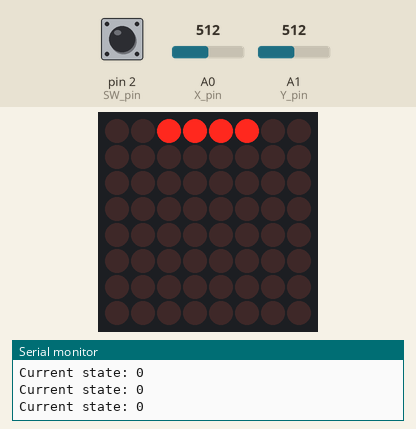
Recording of a sketch running on a simulated Arduino Uno, built with avr-gcc and run on an emulated ATmega328P. Parts: 8×8 LED matrix, the last lines printed to the serial monitor. The test bench sets the inputs (shaded band); at power-on: pin 2 (SW_pin) HIGH, A0 (X_pin) = 512, A1 (Y_pin) = 512. Random numbers use the default seed unless the sketch sets one.

Above: at 1.27 s.
1.3 s: pin 2 (SW_pin) pulled LOW for 0.15 s
At 2.7 s:
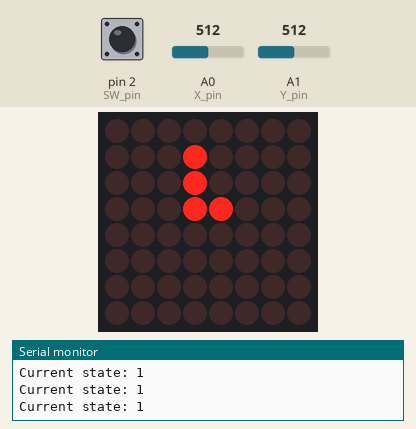
4.4 s: A0 (X_pin) set to 880
7.4 s: A0 (X_pin) set to 910
At 8.4 s:
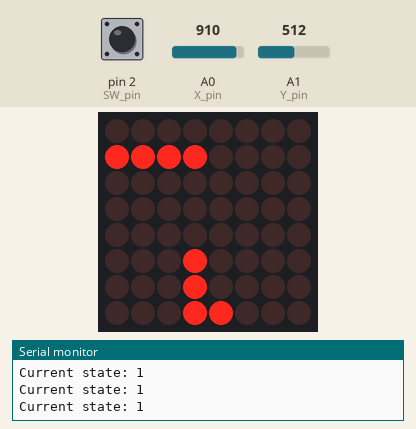
10.4 s: pin 2 (SW_pin) pulled LOW for 1 s
At 12.5 s:
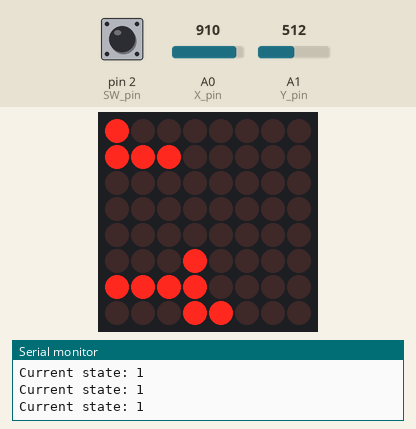
12.9 s: pin 2 (SW_pin) pulled LOW for 0.15 s
At 15.0 s:
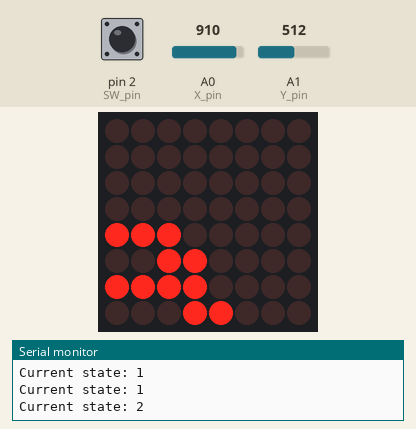
15.8 s: pin 2 (SW_pin) pulled LOW for 3.2 s
At 20.5 s:
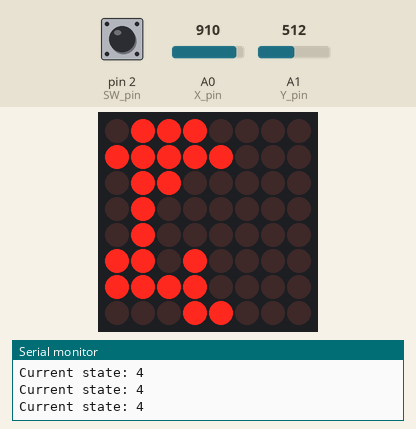

The sketch:

Tetris.ino
```cpp
#include <LedControl.h>

// Define pins for joystick
const int SW_pin = 2; // digital pin connected to switch output
const int X_pin = 0; // analog pin connected to X output
const int Y_pin = 1; // analog pin connected to Y output

/* Now we need a LedControl to work with.
  ***** These pin numbers will probably not work with your hardware *****
  pin 12 is connected to the DataIn
  pin 11 is connected to LOAD(CS)
  pin 10 is connected to the CLK
  We have only a single MAX72XX. */
LedControl lc = LedControl(12, 10, 11, 1);

/* we always wait a bit between updates of the display */
unsigned long longDelay = 500;
unsigned long shortDelay = 100;

enum stateEnum {
  INIT, // state 0
  WAIT_FOR_DROP, // state 1
  CHECK_DROPPABLE, // state 2
  DROP, // state 3
  WAIT_FOR_DROP_AGAIN, // state 4
  CHECK_DROPPABLE_AGAIN, // state 5
  PLACE, // state 6
  PLACE_FAST, // state 7
  CLEAR_ROWS, // state 8
  GAME_OVER // state 9
};

bool switchOff;
bool next;
int x;
int y;

bool droppable;
bool placeable;
byte timer = 5; // longDelay / shortDelay (number of "cycles" per drop)
byte state;
bool restart;

int shiftCount;
int dropCount;
int rotation;
int r;
byte block[8];

byte ground[8] = {
  B00000000,
  B00000000,
  B00000000,
  B00000000,
  B00000000,
  B00000000,
  B00000000,
  B00000000
};

byte board[8] = {
  B00000000,
  B00000000,
  B00000000,
  B00000000,
  B00000000,
  B00000000,
  B00000000,
  B00000000
};

const byte tetronimos[7][4][4] = {
  // I
  {
    // rotated 0
    { B00111100, B00000000, B00000000, B00000000 },
    // rotated 90
    { B00001000, B00001000, B00001000, B00001000 },
    // rotated 180
    { B00000000, B00000000, B00111100, B00000000 },
    // rotated 270
    { B00010000, B00010000, B00010000, B00010000 }
  },

  // O
  {
    // rotated 0
    { B00011000, B00011000, B00000000, B00000000 },
    // rotated 90
    { B00011000, B00011000, B00000000, B00000000 },
    // rotated 180
    { B00011000, B00011000, B00000000, B00000000 },
    // rotated 270
    { B00011000, B00011000, B00000000, B00000000 }
  },

  // T
  {
    // rotated 0
    { B00010000, B00111000, B00000000, B00000000 },
    // rotated 90
    { B00010000, B00011000, B00010000, B00000000 },
    // rotated 180
    { B00000000, B00111000, B00010000, B00000000 },
    // rotated 270
    { B00010000, B00110000, B00010000, B00000000 }
  },

  // S
  {
    // rotated 0
    { B00011000, B00110000, B00000000, B00000000 },
    // rotated 90
    { B00010000, B00011000, B00001000, B00000000 },
    // rotated 180
    { B00000000, B00011000, B00110000, B00000000 },
    // rotated 270
    { B00100000, B00110000, B00010000, B00000000 }
  },

  // Z
  {
    // rotated 0
    { B00110000, B00011000, B00000000, B00000000 },
    // rotated 90
    { B00001000, B00011000, B00010000, B00000000 },
    // rotated 180
    { B00000000, B00110000, B00011000, B00000000 },
    // rotated 270
    { B00010000, B00110000, B00100000, B00000000 }
  },

  // J
  {
    // rotated 0
    { B00100000, B00111000, B00000000, B00000000 },
    // rotated 90
    { B00011000, B00010000, B00010000, B00000000 },
    // rotated 180
    { B00000000, B00111000, B00001000, B00000000 },
    // rotated 270
    { B00010000, B00010000, B00110000, B00000000 }
  },

  // L
  {
    // rotated 0
    { B00001000, B00111000, B00000000, B00000000 },
    // rotated 90
    { B00010000, B00010000, B00011000, B00000000 },
    // rotated 180
    { B00000000, B00111000, B00100000, B00000000 },
    // rotated 270
    { B00110000, B00010000, B00010000, B00000000 }
  }
};

void setup() {
  pinMode(SW_pin, INPUT);
  digitalWrite(SW_pin, HIGH);

  lc.shutdown(0, false); // The MAX72XX is in power-saving mode on startup, we have to do a wakeup call
  lc.setIntensity(0, 8); // Set the brightness to a medium values
  lc.clearDisplay(0); // and clear the display

  state = INIT;

  Serial.begin(9600);
}

// main loop
void loop() {
  // Various I/O operations happen here throughout the loop.
  switchOff = digitalRead(SW_pin);
  x = analogRead(X_pin);
  y = analogRead(Y_pin);

  if ((state != PLACE) && (state != CHECK_DROPPABLE_AGAIN) && (state != WAIT_FOR_DROP_AGAIN)) {
    if (x > 895) {
      shiftLeft();
    } else if (x < 128) {
      shiftRight();
    }
  }

  if (!switchOff && (state != INIT)) {
    rotate();
  }

  if (state != INIT) {
    if (y < 128) {
      state = PLACE_FAST;
    }
  }

  stateTransitionLogic();

  if (state != GAME_OVER) {
    writeBoard();
  }

  Serial.print("Current state: ");
  Serial.println(state);

  delay(shortDelay);
}

// Full FSM for the Tetris game. Includes all
// the state transition logic, inputs/outputs,
// and exit/loop conditions.
void stateTransitionLogic() {
  switch(state) {
    // State 0: Initial start-up state.
    case INIT:
      // Clear the ground & board
      for (int i = 0; i < 8; i++) {
        ground[i] = B00000000;
        board[i] = B00000000;
      }

      // Resets various conditions
      droppable = true;
      placeable = true;
      shiftCount = 0;
      dropCount = 0;
      rotation = 0;
      r = 0;

      // Choose a random tetronimo every time game cycles INIT,
      // which also makes for a nice animation :-)
      chooseRandomTetronimo();

      // Wait for button to start game
      next = !switchOff;
      if (next) {
        state = WAIT_FOR_DROP;
        Serial.print("Game start!");
      }
      break;

    // State 1: Starts the timer and checks whether enough
    // "cycles" have passed for the block to be ready to drop.
    case WAIT_FOR_DROP:
      if (timer == 0) {
        state = CHECK_DROPPABLE;
        timer = 5;
      } else {
        timer = timer - 1;
      }
      break;

    // State 2: Checks whether block can be successfully dropped
    // to the row below without interference. If not, goes through
    // another pass (just once more) to simulate delay in Tetris.
    case CHECK_DROPPABLE:
      if (block[7] != 0) {
        droppable = false;
      } else {
        for (int i = 0; i < 7; i++) {
          if ((block[i] & ground[i+1]) != 0) {
            droppable = false;
          }
        }
      }

      if (droppable) {
        state = DROP;
      } else {
        state = WAIT_FOR_DROP_AGAIN;
      }
      break;

    // State 3: Drops the block onto the row below.
    case DROP:
      drop();
      state = WAIT_FOR_DROP;
      break;

    // State 4: Same as state 1; second pass.
    case WAIT_FOR_DROP_AGAIN:
      if (timer == 0) {
        state = CHECK_DROPPABLE_AGAIN;
        timer = 5;
      } else {
        timer = timer - 1;
      }
      break;

    // State 5: Same as state 2; second pass. Proceeds
    // to place the block onto ground if obstructed still.
    case CHECK_DROPPABLE_AGAIN:
      if (block[7] != 0) {
        droppable = false;
      } else {
        for (int i = 0; i < 7; i++) {
          if ((block[i] & ground[i+1]) != 0) {
            droppable = false;
          }
        }
      }

      if (droppable) {
        state = DROP;
      } else {
        state = PLACE;
      }
      break;

    // State 6: Checks whether the block can be placed onto
    // the existing ground and placees it. If not possible,
    // game is over and transitions to GAME_OVER.
    case PLACE:
      placeable = ((ground[0] & B00111100) == 0);

      if (placeable) {
        for (int i = 0; i < 8; i++) {
          ground[i] = block[i] | ground[i];
          block[i] = B00000000;
        }
        state = CLEAR_ROWS;
      } else {
        state = GAME_OVER;
      }
      break;

    // State 7: Same as state 6, but toggles when joystick
    // is pushed down. Tries to place as far below possible.
    case PLACE_FAST:
      while (droppable) {
        if (block[7] != 0) {
          droppable = false;
        } else {
          for (int i = 0; i < 7; i++) {
            if ((block[i] & ground[i+1]) != 0) {
              droppable = false;
            }
          }
        }
        if (droppable) drop();
      }

      placeable = ((ground[0] & B00111100) == 0);

      if (placeable) {
        for (int i = 0; i < 8; i++) {
          ground[i] = block[i] | ground[i];
          block[i] = B00000000;
        }
        state = CLEAR_ROWS;
      } else {
        state = GAME_OVER;
      }
      break;

    // State 8: Occurs when a block is successfully placed in
    // the previous state cycle. Checks if any rows can be
    // cleared, and if so, "DEW IT" - Emperor Palpatine
    case CLEAR_ROWS:
      // Assume that the top-most row will never be cleared
      for (int i = 7; i > 0; i--) {
        if (ground[i] == B11111111) {
          for (int j = i; j > 0; j--) {
            ground[j] = ground[j-1];
          }
          i++;
        }
      }

      // Needs to choose another new tetronimo for the next block
      chooseRandomTetronimo();
      droppable = true;
      state = WAIT_FOR_DROP;
      break;

    // State 9: GG. Prints "GG" onto the board until new
    // game is started by pressing joystick button.
    case GAME_OVER:
      restart = !switchOff;
      if (restart) {
        state = INIT;
      } else {
        writeGG();
        Serial.print("GG");
      }
      break;
  }
}

// I/O for the 8x8 matrix LED board. Writes the current
// state of the board at every pass of the loop, with a
// small, specified delay (shortDelay).
void writeBoard() {
  for (int i = 0; i < 8; i++) {
    board[i] = (ground[i] | block[i]);
    lc.setRow(0, i, board[i]);
  }
}

// Writes "GG" onto the board when game is over.
void writeGG() {
  byte boardGG[8] = {
    B00000000,
    B11100111,
    B10000100,
    B10000100,
    B10100101,
    B10100101,
    B11100111,
    B00000000,
  };

  for (int i = 7; i >= 0; i--) {
    lc.setRow(0, i, boardGG[i]);
    delay(50);
  }
  delay(50);

  for (int i = 7; i >= 0; i--) {
    lc.setRow(0, i, boardGG[7]);
    delay(50);
  }
  delay(50);
}

// Chooses a random, default tetronimo shape.
void chooseRandomTetronimo() {
  dropCount = 0;
  shiftCount = 0;
  rotation = 0;
  r = random(0, 7);
  for (int i = 0; i < 4; i++) {
    block[i] = tetronimos[r][0][i];
  }
  for (int i = 4; i < 8; i++) {
    block[i] = B00000000;
  }
}

// Drops the tetronimo down a row.
void drop() {
  for (int i = 7; i > 0; i--) {
    block[i] = block[i-1];
  }
  block[0] = B00000000;
  dropCount++;
}

// Reverts dropping the tetronimo.
void undrop() {
  for (int i = 0; i < 7; i++) {
    block[i] = block[i+1];
  }
  block[7] = B00000000;
  dropCount--;
}

// Rotates the tetronimo 90 degrees clockwise.
void rotate() {
  // 0...90...180...270...0...
  if (rotation == 3) rotation = 0;
  else rotation++;

  // Represents cycling through the possible shapes.
  // The first dimension is set to "r", which are
  // various rotations of the given tetronimo.
  for (int i = 0; i < 4; i++) {
    block[i] = tetronimos[r][rotation][i];
  }
  for (int i = 4; i < 8; i++) {
    block[i] = B00000000;
  }

  // Choosing a new tetronimo as above always
  // resets the position, so we need to vertically
  // offset it to the right position.
  for (int i = 0; i < dropCount; i++) {
    drop();
    dropCount--;
  }

  // We apply the same offsetting procedure here,
  // except horizontally.
  if (shiftCount < 0) {
    int temp = shiftCount;
    shiftCount = 0;
    for (int i = 0; i > temp; i--) {
      shiftLeftNoGround();
    }
  } else if (shiftCount > 0) {
    int temp = shiftCount;
    shiftCount = 0;
    for (int i = 0; i < temp; i++) {
      shiftRightNoGround();
    }
  }

  /*// Then, we check if the new block position
  // conflicts with any existing ground blocks.
  // As of right now, nothing happens.
  bool possible = true;
  for (int j = 0; j < 8; j++) {
    if ((block[j] & ground[j]) != 0) {
      possible = false;
    }
  } */
}

// Shifts the tetronimo left one column, if possible.
void shiftLeft() {
  bool shiftable = true;

  for (int i = 0; i < 8; i++) {
    if ((block[i] << 1) > 255 || ((block[i] << 1) & ground[i]) != 0) {
      shiftable = false;
      break;
    }
  }
  if (shiftable) {
    for (int i = 0; i < 8; i++) {
      block[i] = block[i] << 1;
    }
    shiftCount--;
  }
}

// Shifts the tetronimo right one column, if possible.
void shiftRight() {
  bool shiftable = true;

  for (int i = 0; i < 8; i++) {
    if (((block[i] >> 1) << 1) != block[i] || ((block[i] >> 1) & ground[i]) != 0) {
      shiftable = false;
      break;
    }
  }
  if (shiftable) {
    for (int i = 0; i < 8; i++) {
      block[i] = block[i] >> 1;
    }
    shiftCount++;
  }
}

// Shifts the tetronimo left one column, if possible.
// Does not take ground into consideration.
void shiftLeftNoGround() {
  bool shiftable = true;

  for (int i = 0; i < 8; i++) {
    if ((block[i] << 1) > 255) {
      shiftable = false;
      break;
    }
  }
  if (shiftable) {
    for (int i = 0; i < 8; i++) {
      block[i] = block[i] << 1;
    }
    shiftCount--;
  }
}

// Shifts the tetronimo right one column, if possible.
// Does not take ground into consideration.
void shiftRightNoGround() {
  bool shiftable = true;

  for (int i = 0; i < 8; i++) {
    if (((block[i] >> 1) << 1) != block[i]) {
      shiftable = false;
      break;
    }
  }
  if (shiftable) {
    for (int i = 0; i < 8; i++) {
      block[i] = block[i] >> 1;
    }
    shiftCount++;
  }
}
```

Measured:
- the behaviour switches between 895 and 896 on A0 (X_pin) (found by bisection; images 1 and 2)
- what the display in image 1 shows lasts 0.9 s, from 2.1 s to 3.0 s
- what the display in image 3 shows lasts 0.6 s, from 12.1 s to 12.7 s
